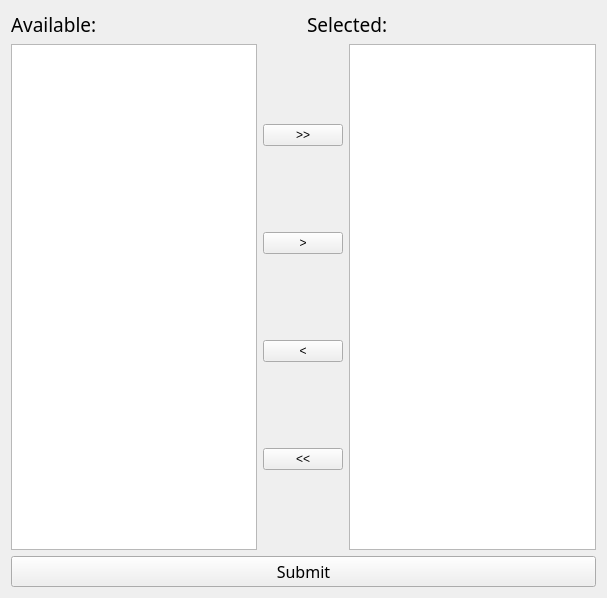
<?xml version="1.0" encoding="UTF-8"?>
<ui version="4.0">
 <class>Form</class>
 <widget class="QWidget" name="Form">
  <property name="geometry">
   <rect>
    <x>0</x>
    <y>0</y>
    <width>607</width>
    <height>598</height>
   </rect>
  </property>
  <property name="windowTitle">
   <string>Form</string>
  </property>
  <layout class="QVBoxLayout" name="verticalLayout_2">
   <item>
    <layout class="QHBoxLayout" name="horizontalLayout_2">
     <item>
      <widget class="QLabel" name="label">
       <property name="font">
        <font>
         <family>Myanmar Text</family>
         <pointsize>14</pointsize>
        </font>
       </property>
       <property name="text">
        <string>Available:</string>
       </property>
      </widget>
     </item>
     <item>
      <widget class="QLabel" name="label_2">
       <property name="font">
        <font>
         <family>Myanmar Text</family>
         <pointsize>14</pointsize>
        </font>
       </property>
       <property name="text">
        <string>Selected:</string>
       </property>
      </widget>
     </item>
    </layout>
   </item>
   <item>
    <layout class="QHBoxLayout" name="horizontalLayout">
     <item>
      <widget class="QListWidget" name="listWidget"/>
     </item>
     <item>
      <layout class="QVBoxLayout" name="verticalLayout">
       <item>
        <widget class="QPushButton" name="pushButton">
         <property name="text">
          <string>&gt;&gt;</string>
         </property>
        </widget>
       </item>
       <item>
        <widget class="QPushButton" name="pushButton_2">
         <property name="text">
          <string>&gt;</string>
         </property>
        </widget>
       </item>
       <item>
        <widget class="QPushButton" name="pushButton_3">
         <property name="text">
          <string>&lt;</string>
         </property>
        </widget>
       </item>
       <item>
        <widget class="QPushButton" name="pushButton_4">
         <property name="text">
          <string>&lt;&lt;</string>
         </property>
        </widget>
       </item>
      </layout>
     </item>
     <item>
      <widget class="QListWidget" name="listWidget_2"/>
     </item>
    </layout>
   </item>
   <item>
    <widget class="QPushButton" name="pushButton_5">
     <property name="font">
      <font>
       <family>Myanmar Text</family>
       <pointsize>12</pointsize>
      </font>
     </property>
     <property name="text">
      <string>Submit</string>
     </property>
    </widget>
   </item>
  </layout>
 </widget>
 <resources/>
 <connections/>
</ui>
